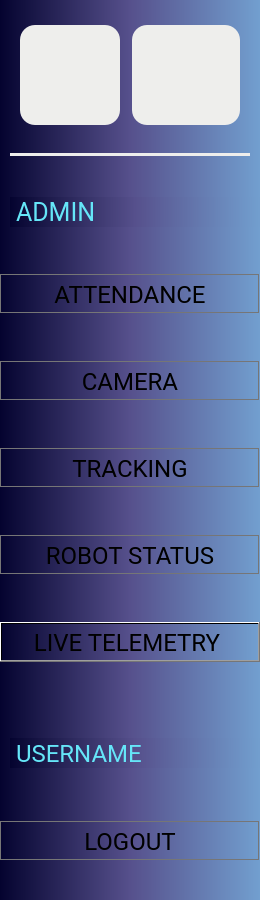
     <widget class="QWidget" name="Dashboard_main">
      <property name="sizePolicy">
       <sizepolicy hsizetype="Preferred" vsizetype="Preferred">
        <horstretch>0</horstretch>
        <verstretch>0</verstretch>
       </sizepolicy>
      </property>
      <property name="minimumSize">
       <size>
        <width>240</width>
        <height>900</height>
       </size>
      </property>
      <property name="maximumSize">
       <size>
        <width>350</width>
        <height>1080</height>
       </size>
      </property>
      <property name="font">
       <font>
        <family>Roboto</family>
       </font>
      </property>
      <property name="styleSheet">
       <string notr="true">QWidget {
background-color: qlineargradient(spread: pad, x1:0, y1:0, x2:1, y2:0, stop:0 rgb(4, 3, 47), stop:0.5 rgb(86, 80, 140), stop:1 rgb(114, 159, 207))
}</string>
      </property>
      <layout class="QVBoxLayout" name="verticalLayout" stretch="0,1">
       <property name="spacing">
        <number>0</number>
       </property>
       <property name="leftMargin">
        <number>0</number>
       </property>
       <property name="topMargin">
        <number>0</number>
       </property>
       <property name="rightMargin">
        <number>0</number>
       </property>
       <property name="bottomMargin">
        <number>0</number>
       </property>
       <item>
        <widget class="QFrame" name="Main_Logo">
         <property name="sizePolicy">
          <sizepolicy hsizetype="Preferred" vsizetype="Preferred">
           <horstretch>0</horstretch>
           <verstretch>0</verstretch>
          </sizepolicy>
         </property>
         <property name="minimumSize">
          <size>
           <width>260</width>
           <height>100</height>
          </size>
         </property>
         <property name="maximumSize">
          <size>
           <width>16777215</width>
           <height>300</height>
          </size>
         </property>
         <property name="styleSheet">
          <string notr="true"/>
         </property>
         <property name="frameShape">
          <enum>QFrame::NoFrame</enum>
         </property>
         <property name="frameShadow">
          <enum>QFrame::Plain</enum>
         </property>
         <property name="lineWidth">
          <number>0</number>
         </property>
         <layout class="QGridLayout" name="gridLayout_5" columnstretch="0,0,0">
          <property name="sizeConstraint">
           <enum>QLayout::SetDefaultConstraint</enum>
          </property>
          <property name="leftMargin">
           <number>20</number>
          </property>
          <property name="topMargin">
           <number>25</number>
          </property>
          <property name="rightMargin">
           <number>20</number>
          </property>
          <property name="bottomMargin">
           <number>20</number>
          </property>
          <property name="horizontalSpacing">
           <number>12</number>
          </property>
          <property name="verticalSpacing">
           <number>0</number>
          </property>
          <item row="0" column="1">
           <widget class="QLabel" name="Logo_BK_2">
            <property name="sizePolicy">
             <sizepolicy hsizetype="Preferred" vsizetype="Preferred">
              <horstretch>0</horstretch>
              <verstretch>0</verstretch>
             </sizepolicy>
            </property>
            <property name="minimumSize">
             <size>
              <width>100</width>
              <height>100</height>
             </size>
            </property>
            <property name="maximumSize">
             <size>
              <width>150</width>
              <height>150</height>
             </size>
            </property>
            <property name="styleSheet">
             <string notr="true">background-color: rgb(238, 238, 236);
border-radius:  15px;</string>
            </property>
            <property name="text">
             <string/>
            </property>
            <property name="pixmap">
             <pixmap resource="../resources/resources.qrc">:/logos/Logos/Logo BK.png</pixmap>
            </property>
            <property name="scaledContents">
             <bool>true</bool>
            </property>
            <property name="alignment">
             <set>Qt::AlignCenter</set>
            </property>
           </widget>
          </item>
          <item row="0" column="2">
           <widget class="QLabel" name="Logo_fab_2">
            <property name="sizePolicy">
             <sizepolicy hsizetype="Expanding" vsizetype="Minimum">
              <horstretch>0</horstretch>
              <verstretch>0</verstretch>
             </sizepolicy>
            </property>
            <property name="minimumSize">
             <size>
              <width>100</width>
              <height>100</height>
             </size>
            </property>
            <property name="maximumSize">
             <size>
              <width>150</width>
              <height>150</height>
             </size>
            </property>
            <property name="font">
             <font>
              <family>Roboto</family>
              <weight>75</weight>
              <bold>true</bold>
             </font>
            </property>
            <property name="styleSheet">
             <string notr="true">background-color: rgb(238, 238, 236);
border-radius:  15px;</string>
            </property>
            <property name="text">
             <string/>
            </property>
            <property name="pixmap">
             <pixmap resource="../resources/resources.qrc">:/logos/Logos/Fablab Logo-aftercut.png</pixmap>
            </property>
            <property name="scaledContents">
             <bool>true</bool>
            </property>
            <property name="alignment">
             <set>Qt::AlignCenter</set>
            </property>
           </widget>
          </item>
         </layout>
        </widget>
       </item>
       <item>
        <widget class="QFrame" name="Main_btn">
         <property name="sizePolicy">
          <sizepolicy hsizetype="Preferred" vsizetype="Preferred">
           <horstretch>0</horstretch>
           <verstretch>0</verstretch>
          </sizepolicy>
         </property>
         <property name="minimumSize">
          <size>
           <width>260</width>
           <height>750</height>
          </size>
         </property>
         <property name="maximumSize">
          <size>
           <width>16777215</width>
           <height>780</height>
          </size>
         </property>
         <property name="font">
          <font>
           <family>Roboto</family>
          </font>
         </property>
         <property name="styleSheet">
          <string notr="true"/>
         </property>
         <property name="frameShape">
          <enum>QFrame::NoFrame</enum>
         </property>
         <property name="frameShadow">
          <enum>QFrame::Raised</enum>
         </property>
         <property name="lineWidth">
          <number>0</number>
         </property>
         <layout class="QVBoxLayout" name="verticalLayout_6" stretch="0,0,0">
          <property name="spacing">
           <number>0</number>
          </property>
          <property name="leftMargin">
           <number>0</number>
          </property>
          <property name="topMargin">
           <number>0</number>
          </property>
          <property name="rightMargin">
           <number>0</number>
          </property>
          <property name="bottomMargin">
           <number>0</number>
          </property>
          <item>
           <widget class="QFrame" name="Main_line">
            <property name="minimumSize">
             <size>
              <width>260</width>
              <height>20</height>
             </size>
            </property>
            <property name="maximumSize">
             <size>
              <width>16777215</width>
              <height>20</height>
             </size>
            </property>
            <property name="contextMenuPolicy">
             <enum>Qt::NoContextMenu</enum>
            </property>
            <property name="frameShape">
             <enum>QFrame::NoFrame</enum>
            </property>
            <property name="frameShadow">
             <enum>QFrame::Raised</enum>
            </property>
            <property name="lineWidth">
             <number>0</number>
            </property>
            <layout class="QHBoxLayout" name="horizontalLayout_2">
             <property name="spacing">
              <number>0</number>
             </property>
             <property name="leftMargin">
              <number>10</number>
             </property>
             <property name="topMargin">
              <number>0</number>
             </property>
             <property name="rightMargin">
              <number>10</number>
             </property>
             <property name="bottomMargin">
              <number>0</number>
             </property>
             <item>
              <widget class="QFrame" name="Line_3">
               <property name="sizePolicy">
                <sizepolicy hsizetype="Preferred" vsizetype="Preferred">
                 <horstretch>0</horstretch>
                 <verstretch>0</verstretch>
                </sizepolicy>
               </property>
               <property name="maximumSize">
                <size>
                 <width>16777215</width>
                 <height>3</height>
                </size>
               </property>
               <property name="sizeIncrement">
                <size>
                 <width>0</width>
                 <height>0</height>
                </size>
               </property>
               <property name="layoutDirection">
                <enum>Qt::LeftToRight</enum>
               </property>
               <property name="styleSheet">
                <string notr="true">background-color: rgb(238, 238, 236);</string>
               </property>
               <property name="frameShape">
                <enum>QFrame::NoFrame</enum>
               </property>
               <property name="frameShadow">
                <enum>QFrame::Raised</enum>
               </property>
               <property name="lineWidth">
                <number>3</number>
               </property>
              </widget>
             </item>
            </layout>
           </widget>
          </item>
          <item>
           <widget class="QFrame" name="Main__frame_admin">
            <property name="maximumSize">
             <size>
              <width>16777215</width>
              <height>600</height>
             </size>
            </property>
            <property name="frameShape">
             <enum>QFrame::NoFrame</enum>
            </property>
            <property name="frameShadow">
             <enum>QFrame::Raised</enum>
            </property>
            <layout class="QVBoxLayout" name="verticalLayout_8">
             <property name="spacing">
              <number>15</number>
             </property>
             <property name="leftMargin">
              <number>0</number>
             </property>
             <property name="topMargin">
              <number>0</number>
             </property>
             <property name="rightMargin">
              <number>0</number>
             </property>
             <property name="bottomMargin">
              <number>0</number>
             </property>
             <item>
              <widget class="QLabel" name="Label_admin">
               <property name="minimumSize">
                <size>
                 <width>0</width>
                 <height>20</height>
                </size>
               </property>
               <property name="maximumSize">
                <size>
                 <width>16777215</width>
                 <height>30</height>
                </size>
               </property>
               <property name="font">
                <font>
                 <family>Roboto</family>
                 <pointsize>19</pointsize>
                </font>
               </property>
               <property name="styleSheet">
                <string notr="true">color: rgb(101, 230, 248);
margin-left: 10px;
</string>
               </property>
               <property name="text">
                <string>ADMIN</string>
               </property>
               <property name="alignment">
                <set>Qt::AlignLeading|Qt::AlignLeft|Qt::AlignVCenter</set>
               </property>
               <property name="margin">
                <number>0</number>
               </property>
              </widget>
             </item>
             <item>
              <widget class="QPushButton" name="Main_btn_attendance">
               <property name="minimumSize">
                <size>
                 <width>0</width>
                 <height>40</height>
                </size>
               </property>
               <property name="font">
                <font>
                 <family>Roboto</family>
                 <pointsize>18</pointsize>
                 <kerning>true</kerning>
                </font>
               </property>
               <property name="focusPolicy">
                <enum>Qt::NoFocus</enum>
               </property>
               <property name="text">
                <string>ATTENDANCE</string>
               </property>
               <property name="default">
                <bool>true</bool>
               </property>
               <property name="flat">
                <bool>true</bool>
               </property>
              </widget>
             </item>
             <item>
              <widget class="QPushButton" name="Main_btn_camera">
               <property name="minimumSize">
                <size>
                 <width>0</width>
                 <height>40</height>
                </size>
               </property>
               <property name="font">
                <font>
                 <family>Roboto</family>
                 <pointsize>18</pointsize>
                </font>
               </property>
               <property name="focusPolicy">
                <enum>Qt::NoFocus</enum>
               </property>
               <property name="text">
                <string>CAMERA</string>
               </property>
               <property name="default">
                <bool>true</bool>
               </property>
               <property name="flat">
                <bool>true</bool>
               </property>
              </widget>
             </item>
             <item>
              <widget class="QPushButton" name="Main_btn_tracking">
               <property name="minimumSize">
                <size>
                 <width>0</width>
                 <height>40</height>
                </size>
               </property>
               <property name="font">
                <font>
                 <family>Roboto</family>
                 <pointsize>18</pointsize>
                </font>
               </property>
               <property name="focusPolicy">
                <enum>Qt::NoFocus</enum>
               </property>
               <property name="text">
                <string>TRACKING</string>
               </property>
               <property name="default">
                <bool>true</bool>
               </property>
               <property name="flat">
                <bool>true</bool>
               </property>
              </widget>
             </item>
             <item>
              <widget class="QPushButton" name="Main_btn_robotstatus">
               <property name="minimumSize">
                <size>
                 <width>0</width>
                 <height>40</height>
                </size>
               </property>
               <property name="font">
                <font>
                 <family>Roboto</family>
                 <pointsize>18</pointsize>
                </font>
               </property>
               <property name="focusPolicy">
                <enum>Qt::NoFocus</enum>
               </property>
               <property name="text">
                <string>ROBOT STATUS</string>
               </property>
               <property name="default">
                <bool>true</bool>
               </property>
               <property name="flat">
                <bool>true</bool>
               </property>
              </widget>
             </item>
             <item>
              <widget class="QPushButton" name="Main_btn_data">
               <property name="minimumSize">
                <size>
                 <width>0</width>
                 <height>40</height>
                </size>
               </property>
               <property name="font">
                <font>
                 <family>Roboto</family>
                 <pointsize>18</pointsize>
                </font>
               </property>
               <property name="text">
                <string>LIVE TELEMETRY </string>
               </property>
              </widget>
             </item>
            </layout>
           </widget>
          </item>
          <item>
           <widget class="QFrame" name="Main_frame_admin">
            <property name="maximumSize">
             <size>
              <width>16777215</width>
              <height>200</height>
             </size>
            </property>
            <property name="frameShape">
             <enum>QFrame::NoFrame</enum>
            </property>
            <property name="frameShadow">
             <enum>QFrame::Raised</enum>
            </property>
            <layout class="QVBoxLayout" name="verticalLayout_9">
             <property name="spacing">
              <number>15</number>
             </property>
             <property name="leftMargin">
              <number>0</number>
             </property>
             <property name="topMargin">
              <number>0</number>
             </property>
             <property name="rightMargin">
              <number>0</number>
             </property>
             <property name="bottomMargin">
              <number>0</number>
             </property>
             <item>
              <widget class="QLabel" name="Account_username">
               <property name="minimumSize">
                <size>
                 <width>0</width>
                 <height>20</height>
                </size>
               </property>
               <property name="maximumSize">
                <size>
                 <width>16777215</width>
                 <height>30</height>
                </size>
               </property>
               <property name="font">
                <font>
                 <family>Roboto</family>
                 <pointsize>18</pointsize>
                </font>
               </property>
               <property name="styleSheet">
                <string notr="true">color: rgb(101, 230, 248);
margin-left: 10px;
</string>
               </property>
               <property name="text">
                <string>USERNAME</string>
               </property>
               <property name="alignment">
                <set>Qt::AlignLeading|Qt::AlignLeft|Qt::AlignVCenter</set>
               </property>
               <property name="margin">
                <number>0</number>
               </property>
              </widget>
             </item>
             <item>
              <widget class="QPushButton" name="Account__btnlogout">
               <property name="minimumSize">
                <size>
                 <width>0</width>
                 <height>40</height>
                </size>
               </property>
               <property name="font">
                <font>
                 <family>Roboto</family>
                 <pointsize>18</pointsize>
                </font>
               </property>
               <property name="focusPolicy">
                <enum>Qt::NoFocus</enum>
               </property>
               <property name="text">
                <string>LOGOUT</string>
               </property>
               <property name="default">
                <bool>true</bool>
               </property>
               <property name="flat">
                <bool>true</bool>
               </property>
              </widget>
             </item>
            </layout>
           </widget>
          </item>
         </layout>
        </widget>
       </item>
      </layout>
     </widget>
